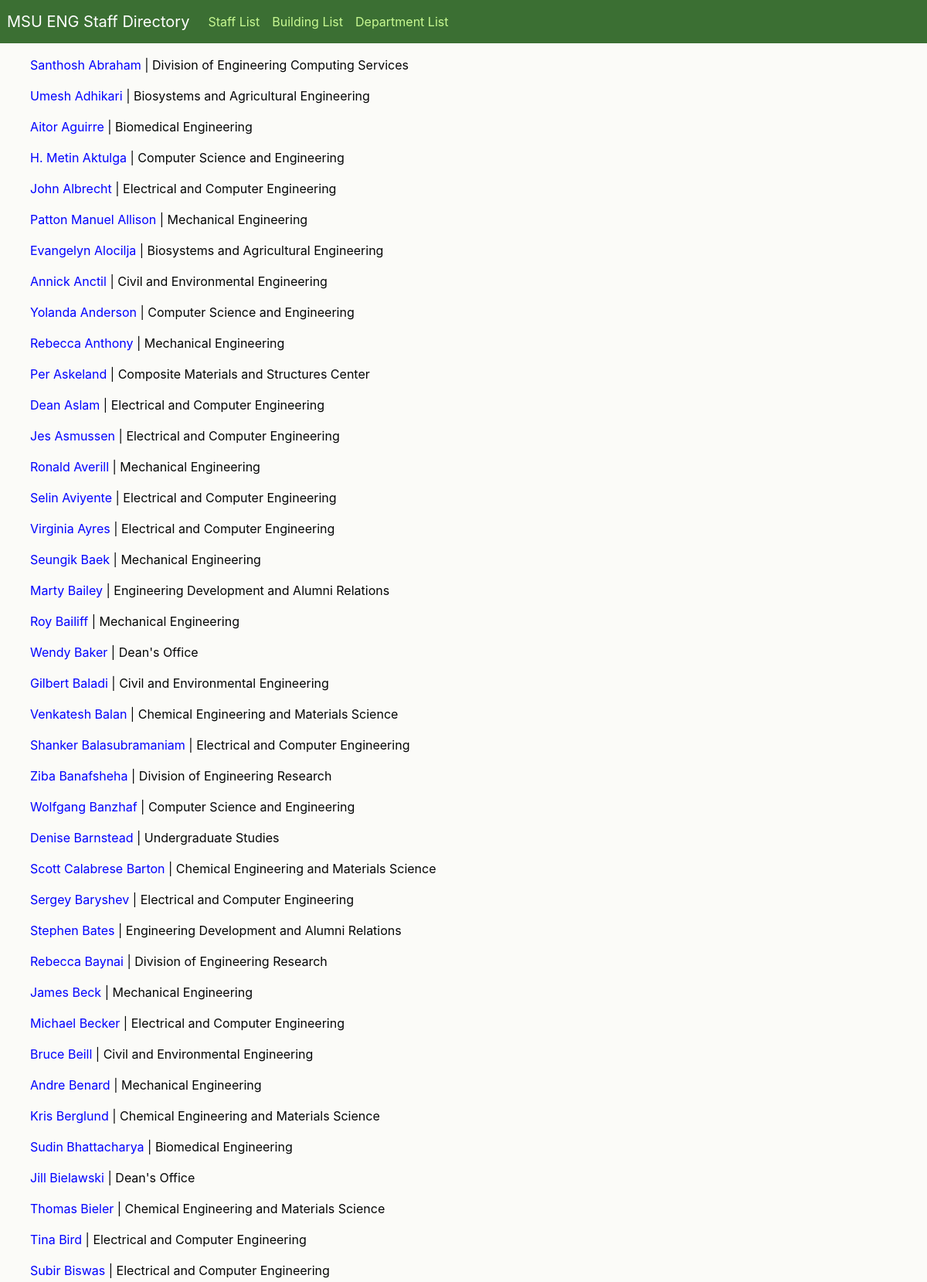
Screenshot of /staff (upper part) with the database file from the repository.
### tables this page shows
CREATE TABLE 'Staff' (
            'StaffId' INTEGER PRIMARY KEY AUTOINCREMENT,
            'FirstName' TEXT NOT NULL,
            'LastName' TEXT NOT NULL,
            'Title' TEXT NOT NULL,
            'StreetAddress' TEXT,
            'BuildingId' INTEGER,
            'Room' TEXT,
            'Department' TEXT,
            'DepartmentId' INTEGER,
            'Email' TEXT,
            'Phone' TEXT,
            FOREIGN KEY(BuildingId) REFERENCES Building(BuildingId),
            FOREIGN KEY(DepartmentId) REFERENCES Department(DepartmentId)
            );

### SI507_final_proj.py (the view)
@app.route('/staff')
def staff():
    try:
        conn = sqlite3.connect(DBNAME)
        cur = conn.cursor()
    except:
        print("failed to connect database to web output")
    statement= '''
        SELECT FirstName, LastName, Title, Department, StaffId FROM Staff
        ORDER BY LastName ASC;
        '''
    members = cur.execute(statement).fetchall()
    conn.close()
    return render_template('staff.html', members=members)

### SI507_final_proj.py (called while the page is built)
@app.teardown_appcontext
def close_connection(exception):
    db = getattr(g, '_database', None)
    if db is not None:
        db.close()

### templates/staff.html
{% extends 'base.html' %}
{% block content %}
{% for member in members %}
<p><tr>
 <td><a href="{{ url_for('profile', id=member[4]) }}">{{ member[0] }} {{ member[1] }}</a></td>
 <td>|</td>
 <td>{{ member[3] }}</td>
</tr></p>
{% endfor %}
{% endblock content %}

### static/staff.css (style rules this page uses)
body { background-color: #FBFBF8; }
p { color: #040505; text-align: justify; }
a:link { background-color: transparent; color: #0000ff; text-decoration: none; }

### rows the page displays
Staff: FirstName "Santhosh", LastName "Abraham", Department "Division of Engineering Computing Services"
Staff: FirstName "Umesh", LastName "Adhikari", Department "Biosystems and Agricultural Engineering"
Staff: FirstName "Aitor", LastName "Aguirre", Department "Biomedical Engineering"
Staff: FirstName "H. Metin", LastName "Aktulga", Department "Computer Science and Engineering"
Staff: FirstName "John", LastName "Albrecht", Department "Electrical and Computer Engineering"
Staff: FirstName "Patton Manuel", LastName "Allison", Department "Mechanical Engineering"
Staff: FirstName "Evangelyn", LastName "Alocilja", Department "Biosystems and Agricultural Engineering"
Staff: FirstName "Annick", LastName "Anctil", Department "Civil and Environmental Engineering"
Staff: FirstName "Yolanda", LastName "Anderson", Department "Computer Science and Engineering"
Staff: FirstName "Rebecca", LastName "Anthony", Department "Mechanical Engineering"
Staff: FirstName "Per", LastName "Askeland", Department "Composite Materials and Structures Center"
Staff: FirstName "Dean", LastName "Aslam", Department "Electrical and Computer Engineering"
Staff: FirstName "Jes", LastName "Asmussen", Department "Electrical and Computer Engineering"
Staff: FirstName "Ronald", LastName "Averill", Department "Mechanical Engineering"
Staff: FirstName "Selin", LastName "Aviyente", Department "Electrical and Computer Engineering"
Staff: FirstName "Virginia", LastName "Ayres", Department "Electrical and Computer Engineering"
Staff: FirstName "Seungik", LastName "Baek", Department "Mechanical Engineering"
Staff: FirstName "Marty", LastName "Bailey", Department "Engineering Development and Alumni Relations"
Staff: FirstName "Roy", LastName "Bailiff", Department "Mechanical Engineering"
Staff: FirstName "Wendy", LastName "Baker", Department "Dean's Office"
Staff: FirstName "Gilbert", LastName "Baladi", Department "Civil and Environmental Engineering"
Staff: FirstName "Venkatesh", LastName "Balan", Department "Chemical Engineering and Materials Science"
Staff: FirstName "Shanker", LastName "Balasubramaniam", Department "Electrical and Computer Engineering"
Staff: FirstName "Ziba", LastName "Banafsheha", Department "Division of Engineering Research"
Staff: FirstName "Wolfgang", LastName "Banzhaf", Department "Computer Science and Engineering"
Staff: FirstName "Denise", LastName "Barnstead", Department "Undergraduate Studies"
Staff: FirstName "Scott Calabrese", LastName "Barton", Department "Chemical Engineering and Materials Science"
Staff: FirstName "Sergey", LastName "Baryshev", Department "Electrical and Computer Engineering"
Staff: FirstName "Stephen", LastName "Bates", Department "Engineering Development and Alumni Relations"
Staff: FirstName "Rebecca", LastName "Baynai", Department "Division of Engineering Research"
Staff: FirstName "James", LastName "Beck", Department "Mechanical Engineering"
Staff: FirstName "Michael", LastName "Becker", Department "Electrical and Computer Engineering"
Staff: FirstName "Bruce", LastName "Beill", Department "Civil and Environmental Engineering"
Staff: FirstName "Andre", LastName "Benard", Department "Mechanical Engineering"
Staff: FirstName "Kris", LastName "Berglund", Department "Chemical Engineering and Materials Science"
Staff: FirstName "Sudin", LastName "Bhattacharya", Department "Biomedical Engineering"
Staff: FirstName "Jill", LastName "Bielawski", Department "Dean's Office"
Staff: FirstName "Thomas", LastName "Bieler", Department "Chemical Engineering and Materials Science"
Staff: FirstName "Tina", LastName "Bird", Department "Electrical and Computer Engineering"
Staff: FirstName "Subir", LastName "Biswas", Department "Electrical and Computer Engineering"
